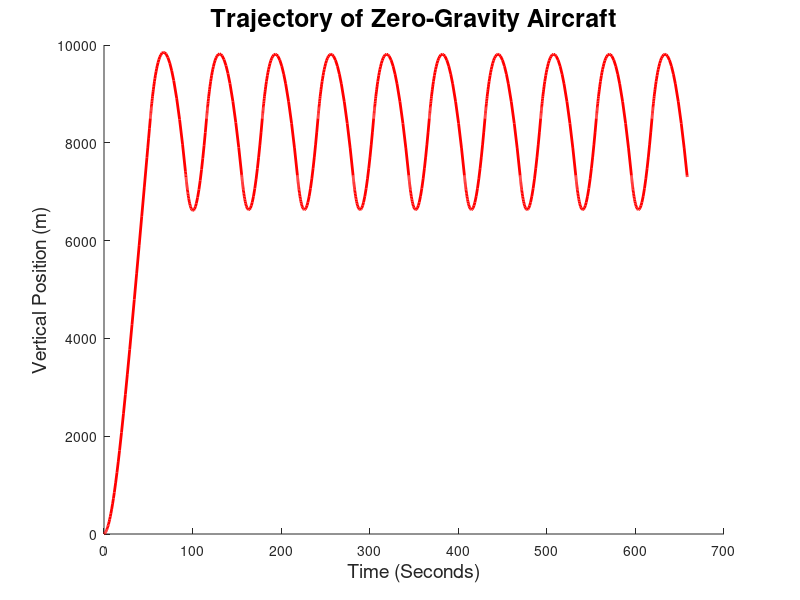

Reproduce this figure in MATLAB.
function plane()
% Modeling a Boeing 727

    g = 9.81;       % acceleration due to gravity (m/s^2)
    m = 65000;      % mass of airplane (kg)
    rho = 1.3;      % density of air (kg/m^3)
    A = 330;        % cross-sectional area of plane (m^2)
    C_l = 0.56;     % coefficient of lift (dimensionless)
    C_D = 0.6;      % coefficient of drag (dimensionless)
    
    F_thrust = 2000000;
    F_thrust_2 = 2800000;
    initial_pos = [0, 0];
    initial_vel = [40, 10];
    
    options = odeset('events', @events);
    options2 = odeset('events', @events2);
    
    [TIME, Y] = ode45(@thrust_on_1, [0, 2000], [initial_pos, initial_vel], options);
    
    [TIME_2, Y_2] = ode45(@thrust_off, [TIME(end), 4000], [Y(end, 1), Y(end, 2), Y(end, 3), Y(end, 4)], options2);
    Y = [Y; Y_2];
    T = [TIME; TIME_2];
    
    for i = 2:10
        [TIME, Y_2] = ode45(@thrust_on_2, [T(end), 2000*(i+1)], [Y(end, 1), Y(end, 2), Y(end, 3), Y(end, 4)], options);
        Y = [Y; Y_2];
        T = [T; TIME];
        
        [TIME, Y_2] = ode45(@thrust_off, [T(end), 2000*(i+2)], [Y(end, 1), Y(end, 2), Y(end, 3), Y(end, 4)], options2);
        Y = [Y; Y_2];
        T = [T; TIME];
    end
    
    clf;
    hold on;
    plot(T, Y(:,2), 'r', 'LineWidth', 2)
    xlabel('Time (Seconds)', 'FontSize', 14);
    %xlabel('Horizontal Position (m)', 'FontSize', 14);
    ylabel('Vertical Position (m)', 'FontSize', 14);
    title('Trajectory of Zero-Gravity Aircraft', 'FontSize', 18);

    function res = thrust_on_1(t, W)
        P = W(1:2);
        V = W(3:4);
        
        v = norm(V);
        v_hat = V / v;
        s_hat = fliplr(v_hat);
        
        dPdt = V;
        dVdt = [0; -g] + ([F_thrust*cos(pi/4);F_thrust*cos(pi/4)]/m) + ((rho*A*v^2) / (2*m)) * (C_l*s_hat - C_D*v_hat);
        
        res = [dPdt; dVdt];
    end

    function res = thrust_on_2(t, W)
        P = W(1:2);
        V = W(3:4);
        
        v = norm(V);
        v_hat = V / v;
        s_hat = fliplr(v_hat);
        
        theta = asin(v_hat(2)/v_hat(1));    % angle of plane
        disp(theta);
        
        dPdt = V;
        dVdt = [0; -g] + ([F_thrust_2*cos(pi/4);F_thrust_2*cos(pi/4)]/m) + ((rho*A*v^2) / (2*m)) * (C_l*s_hat - C_D*v_hat);
        
        res = [dPdt; dVdt];
    end
    
    function res = thrust_off(t, W)
        P = W(1:2);
        V = W(3:4);
        
        v = norm(V);
        v_hat = V / v;
        s_hat = fliplr(v_hat);
        
        dPdt = V;
        dVdt = [0; -g] + ([0; 0]/m) + ((rho*A*v^2) / (2*m)) * (C_l*s_hat - C_D*v_hat);
        
        res = [dPdt; dVdt];
    end

    function [value, isterminal,direction] = events(t, W) % kill thrust when height is increasing
        value = W(2) - 8500;
        
        direction = 1;
        isterminal = 1;
    end

    function [value, isterminal, direction] = events2(t, W) % when plane is too close to ground terminate
        value = W(2) - 7300;
        
        direction = -1;
        isterminal = 1;
    end
end
